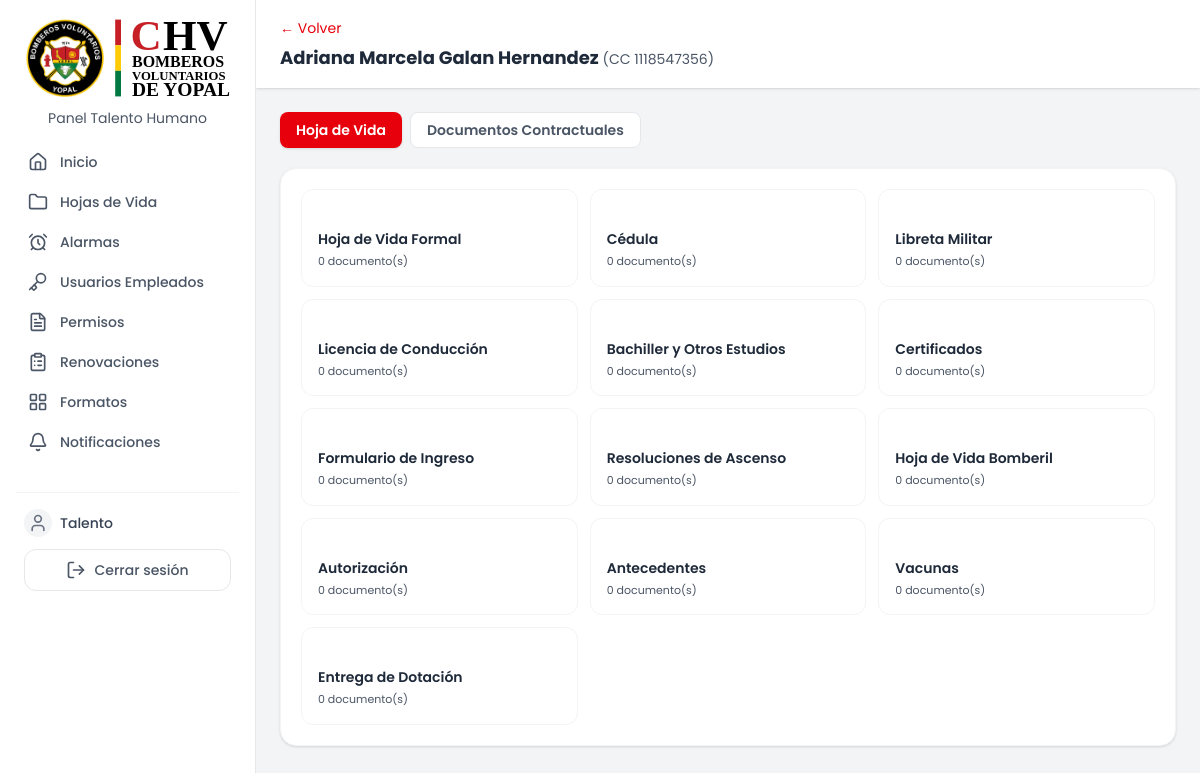
The app's page /public/libro.php?cedula=1118547356 (signed in), older data.
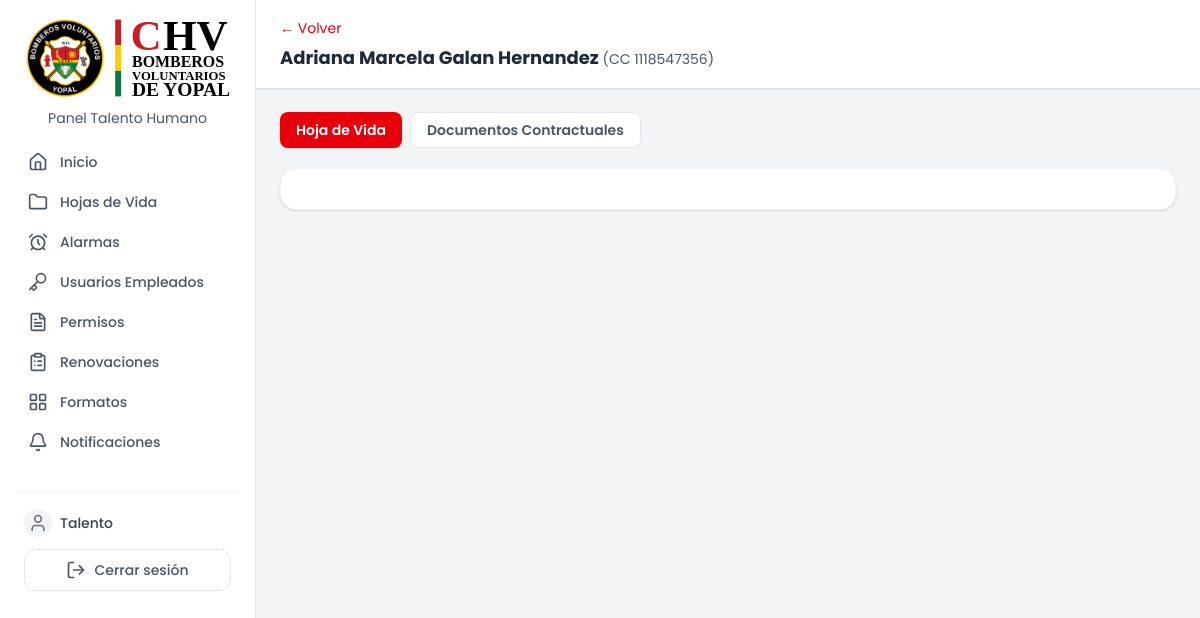
The same page, newer data.
### tables this page shows
CREATE TABLE `empleados` (
  `cedula` varchar(10) NOT NULL COMMENT 'Max 10 caracteres, permite extranjera alfanumérica',
  `lugar_expedicion` varchar(120) DEFAULT NULL COMMENT 'Municipio, Departamento (lista en public/assets/data/municipios.json)',
  `nombre` varchar(150) NOT NULL,
  `sexo` enum('F','M') DEFAULT NULL,
  `cargo` enum('Auxiliar en Talento Humano','Director de talento humano','Auxiliar de Extintores','Enfermero/a','Practicante Sena','Practicante Fundetec','Practicante otra entidad','Servicios Generales','Maquinista','Guardia','Recepcionista','Administrativo','Auxiliar administrativo','Director Académico','Director de negocios','Tecnico en soporte sistemas','Tecnico archivista','Coordinador SST','Auxiliar SST','Jefe de prensa','Contador','Auxiliar de contaduría','Almacenista','Supervisor','Coordinador de banda','Conductor de ambulancia','Aspirante','Voluntario','Secretario recaudador','Auxiliar de enfermería','Docente de banda marcial','PAMEC','Revisor(a) fiscal','Comandante de estación','Directora administrativa y financiera','Bombero integral') NOT NULL,
  `tipo_de_personal` enum('Bombero','Civil') DEFAULT NULL,
  `eps` enum('Sanitas','Nueva EPS','Capresoca','Salud Total') DEFAULT NULL,
  `pension` enum('Colfondos','Porvenir','Colpensiones','Protección','NA') DEFAULT NULL,
  `arl` enum('Positiva','SURA','Colmena','AXA Colpatria','Seguros Bolívar') DEFAULT NULL,
  `salario_basico` decimal(12,2) DEFAULT NULL,
  `es_bombero_integral` tinyint(1) DEFAULT 0,
  `tipo_jornada` enum('Turnos','Administrativa','Restringida') NOT NULL DEFAULT 'Administrativa' COMMENT 'Cómo se cuentan horas/días en permisos: Turnos (operativo), Administrativa (07:00-17:24) o Restringida (horario reducido)',
  `jornada_hora_entrada` time DEFAULT NULL COMMENT 'Solo si tipo_jornada = Restringida',
  `jornada_hora_salida` time DEFAULT NULL COMMENT 'Solo si tipo_jornada = Restringida',
  `tipo_de_contrato` enum('Fijo','Indefinido','OPS','SENA','OPS SEMY','No aplica') DEFAULT NULL,
  `fecha_inicio_contrato` date DEFAULT NULL,
  `fecha_fin_contrato` date DEFAULT NULL,
  `estado` enum('activo','no activo') DEFAULT 'activo',
  `celular` varchar(15) DEFAULT NULL COMMENT 'Numero de celular, validar 10 digitos',
  `correo` varchar(150) DEFAULT NULL,
  `fecha_nacimiento` date DEFAULT NULL COMMENT 'Para notificacion de cumpleaños',
  `created_at` timestamp NOT NULL DEFAULT current_timestamp(),
  `foto` varchar(255) DEFAULT NULL COMMENT 'Ruta relativa dentro de uploads/'
);

CREATE TABLE `bolsillos` (
  `id` int(11) NOT NULL,
  `cedula_empleado` varchar(10) NOT NULL,
  `seccion` enum('hoja_de_vida','documentos_contractuales') NOT NULL,
  `nombre` varchar(100) NOT NULL COMMENT 'slug interno, ej: certificados',
  `nombre_completo` varchar(150) NOT NULL COMMENT 'nombre visible, ej: Certificados',
  `orden` int(11) NOT NULL DEFAULT 0,
  `alarma_tipo` enum('1m','2m','6m','1a','custom') DEFAULT NULL,
  `alarma_fecha` date DEFAULT NULL,
  `alarma_activa` tinyint(1) DEFAULT 0,
  `alarma_valor` int(11) DEFAULT NULL COMMENT 'Cantidad numérica para alarma personalizada',
  `alarma_unidad` enum('dias','meses','anios') DEFAULT NULL COMMENT 'Unidad para alarma personalizada',
  `alarma_fecha_inicio` date DEFAULT NULL COMMENT 'Fecha desde la cual se cuenta el plazo',
  `alarma_dias_aviso` int(11) DEFAULT 35 COMMENT 'Días de anticipación para la alerta amarilla'
);

### includes/session.php (called while the page is built, shortened)
<?php
require_once __DIR__ . '/icon.php';
function csrfToken(): string {
    return $_SESSION['csrf_token'];
}

### includes/icon.php (called while the page is built, shortened)
<?php
function icon(string $nombre, string $clases = 'w-5 h-5'): string {
    static $cache = [];
    if (!isset($cache[$nombre])) {
        $ruta = __DIR__ . '/../public/assets/icons/' . $nombre . '.svg';
        $cache[$nombre] = file_get_contents($ruta);
    }
    $svg = $cache[$nombre];
    $svg = preg_replace('/class="[^"]*"/', 'class="' . htmlspecialchars($clases) . ' inline-block align-middle"', $svg, 1);
    return $svg;
}

### src/models/EmpleadoModel.php (called while the page is built, shortened)
<?php
class EmpleadoModel
{
    public static function obtenerPorCedula(string $cedula): ?array
    {
        $pdo = getPDO();
        $stmt = $pdo->prepare("SELECT * FROM empleados WHERE cedula = :cedula");
        $stmt->execute(['cedula' => $cedula]);
        $r = $stmt->fetch();
        return $r ?: null;
    }
}

### src/models/BolsilloModel.php (called while the page is built, shortened)
<?php
class BolsilloModel {
    public static function listarPorEmpleado(string $cedula): array {
        $pdo = getPDO();
        $stmt = $pdo->prepare("SELECT * FROM bolsillos WHERE cedula_empleado = :cedula ORDER BY seccion, orden ASC");
        $stmt->execute(['cedula' => $cedula]);
        return $stmt->fetchAll();
    }
    public static function calcularEstadoAlarma(array $bolsillo): string {
        if (empty($bolsillo['alarma_activa']) || empty($bolsillo['alarma_fecha'])) {
            return 'inactiva';
        }
        return 'vigente';
    }
}

### src/models/DocumentoModel.php (called while the page is built, shortened)
<?php
class DocumentoModel
{
    public static function listarPorBolsillo(int $bolsilloId): array
    {
        $pdo = getPDO();
        $stmt = $pdo->prepare("SELECT * FROM documentos WHERE bolsillo_id = :id ORDER BY orden ASC");
        $stmt->execute(['id' => $bolsilloId]);
        return $stmt->fetchAll();
    }
}

### public/libro.php (the view, shortened to what this page needs)
<?php
require_once __DIR__ . '/../includes/session.php';
require_once __DIR__ . '/../src/models/EmpleadoModel.php';
require_once __DIR__ . '/../src/models/BolsilloModel.php';
require_once __DIR__ . '/../src/models/DocumentoModel.php';
$esSoloLectura = ($_SESSION['superadmin_rol'] ?? '') === 'teniente';
$cedula = trim($_GET['cedula'] ?? '');
$empleado = EmpleadoModel::obtenerPorCedula($cedula);
$bolsillos = BolsilloModel::listarPorEmpleado($cedula);
$bolsillosPorSeccion = ['hoja_de_vida' => [], 'documentos_contractuales' => []];
foreach ($bolsillos as $b) {
    $b['documentos'] = DocumentoModel::listarPorBolsillo((int) $b['id']);
    $bolsillosPorSeccion[$b['seccion']][] = $b;
}
?>
<!DOCTYPE html>
<html lang="es">
<head>
    <?php require __DIR__ . '/../includes/head.php'; ?>
    <link rel="stylesheet" href="./assets/css/tailwind.css">
</head>
<body class="bg-gray-100 min-h-screen" data-solo-lectura="<?= $esSoloLectura ? '1' : '0' ?>"
    data-csrf="<?= htmlspecialchars(csrfToken()) ?>">
    <?php require __DIR__ . '/../includes/sidebar.php'; ?>
    <div class="md:ml-64 pt-14 md:pt-0">
        <header class="bg-white shadow px-6 py-4">
            <a href="./empleados.php" class="text-sm text-red-600 hover:underline">&larr; Volver</a>
            <h1 class="text-lg font-bold text-gray-800 mt-1">
                <?= htmlspecialchars($empleado['nombre']) ?>
                <span class="text-sm font-normal text-gray-600">(CC <?= htmlspecialchars($cedula) ?>)</span>
            </h1>
        </header>
        <main class="p-4 sm:p-6 max-w-6xl mx-auto">
            <div class="flex flex-wrap items-center gap-2 mb-5">
                <button onclick="cambiarSeccion('hoja_de_vida')" id="tab-hoja_de_vida"
                    class="tab-seccion h-9 px-4 rounded-lg font-semibold text-sm bg-red-600 text-white shadow-sm transition">
                    Hoja de Vida
                </button>
                <button onclick="cambiarSeccion('documentos_contractuales')" id="tab-documentos_contractuales"
                    class="tab-seccion h-9 px-4 rounded-lg font-semibold text-sm bg-white text-gray-600 border border-gray-200 hover:bg-gray-50 transition">
                    Documentos Contractuales
                </button>
            </div>
            <div class="bg-white rounded-2xl shadow-sm border border-gray-100 overflow-hidden">
                <?php foreach (['hoja_de_vida', 'documentos_contractuales'] as $seccion): ?>
                    <div id="seccion-<?= $seccion ?>"
                        class="seccion-contenido <?= $seccion !== 'hoja_de_vida' ? 'hidden' : '' ?>">
                        <div class="p-4 md:p-5">
                            <div class="grid grid-cols-1 md:grid-cols-3 gap-3">
                                <?php foreach ($bolsillosPorSeccion[$seccion] as $bolsillo): ?>
                                    <?php
                                    $totalDocs = count($bolsillo['documentos']);
                                    $estadoAlarma = BolsilloModel::calcularEstadoAlarma($bolsillo);
                                    ?>
                                    <button id="bolsilloBtn-<?= $bolsillo['id'] ?>"
                                        onclick="abrirBolsilloPorId(<?= $bolsillo['id'] ?>)" class="text-left rounded-xl p-4 transition relative border
                                <?= $estadoAlarma === 'vencida'
                                    ? 'border-red-200 bg-red-50 hover:bg-red-50'
                                    : ($estadoAlarma === 'proxima'
                                        ? 'border-amber-200 bg-amber-50 hover:bg-amber-50'
                                        : 'border-gray-100 bg-white hover:bg-gray-50') ?>">
                                        <span id="bolsilloEstadoLabel-<?= $bolsillo['id'] ?>"
                                            class="text-[11px] font-semibold block min-h-[17px]">
                                        </span>
                                        <p class="text-sm font-semibold text-gray-800 mt-1.5 truncate">
                                            <?= htmlspecialchars($bolsillo['nombre_completo']) ?>
                                        </p>
                                        <p class="text-[11px] text-gray-600 mt-1">
                                            <?= $totalDocs ?> documento(s)
                                        </p>
                                    </button>
                                <?php endforeach; ?>
                            </div>
                        </div>
                    </div>
                <?php endforeach; ?>
            </div>
        </main>
    </div>
</body>
</html>

### includes/head.php (shortened to what this page needs)
<?php
$chvLoadingCss = __DIR__ . '/../public/assets/css/loading.css';
?>
<link rel="stylesheet" href="./assets/css/loading.css?v=<?= (int) @filemtime($chvLoadingCss) ?>">

### includes/sidebar.php (shortened to what this page needs)
<?php
$paginaActual = basename($_SERVER['PHP_SELF']);
$rolActual = $_SESSION['superadmin_rol'] ?? '';
if ($rolActual === 'teniente') {
    $linksSidebar = [
        ['url' => '/chvb/public/dashboard.php', 'label' => 'Inicio', 'icon' => 'home'],
        ['url' => '/chvb/public/empleados.php', 'label' => 'Hojas de Vida', 'icon' => 'folder'],
        ['url' => '/chvb/public/permisos_th.php', 'label' => 'Permisos', 'icon' => 'file-text'],
    ];
} else {
    $linksSidebar = [
        ['url' => '/chvb/public/dashboard.php', 'label' => 'Inicio', 'icon' => 'home'],
        ['url' => '/chvb/public/empleados.php', 'label' => 'Hojas de Vida', 'icon' => 'folder'],
        ['url' => '/chvb/public/alarmas.php', 'label' => 'Alarmas', 'icon' => 'alarm-clock'],
        ['url' => '/chvb/public/usuarios_empleados.php', 'label' => 'Usuarios Empleados', 'icon' => 'key'],
    ];
    if (in_array($rolActual, ['superadmin_talento_humano','auxiliar_talento_humano'], true)) {
        $linksSidebar[] = ['url' => '/chvb/public/permisos_th.php', 'label' => 'Permisos', 'icon' => 'file-text'];
        $linksSidebar[] = ['url' => '/chvb/public/renovaciones.php', 'label' => 'Renovaciones', 'icon' => 'clipboard-list'];
        $linksSidebar[] = ['url' => '/chvb/public/formatos.php', 'label' => 'Formatos', 'icon' => 'layout-grid'];
        $linksSidebar[] = [
            'url' => '/chvb/public/notificaciones.php',
            'label' => 'Notificaciones',
            'icon' => 'bell',
            'esNotificaciones' => true,
        ];
    }
}
?>
<aside id="sidebarMovil" class="w-64 bg-white border-r border-gray-200 p-4 fixed inset-y-0 left-0 z-40 overflow-y-auto
           -translate-x-full md:translate-x-0 transition-transform duration-200">
    <div class="flex items-center justify-between mb-4 px-2">
        <div>
            <div>
                <img src="/chvb/public/assets/img/logo_chv_svg.svg" alt="Logo" class="w-100">
            </div>
            <p class="text-sm text-center pt-2 text-gray-600">Panel Talento Humano</p>
        </div>
    </div>
    <nav class="space-y-1">
        <?php foreach ($linksSidebar as $link): ?>
            <?php $activo = $paginaActual === basename($link['url']); ?>
            <a href="<?= $link['url'] ?>" class="flex items-center gap-3 px-3 py-2 rounded-xl text-sm font-medium transition
                <?= $activo ? 'bg-red-600 text-white' : 'text-gray-600 hover:bg-gray-100' ?>">
                <?= icon($link['icon'], 'w-5 h-5') ?>
                <span class="flex-1"><?= $link['label'] ?></span>
            </a>
        <?php endforeach; ?>
    </nav>
   <div class="mt-8 pt-4 border-t border-gray-100 px-2">
    <div class="flex items-center gap-2 min-w-0">
        <div class="w-7 h-7 rounded-full bg-gray-100 flex items-center justify-center text-gray-500 flex-shrink-0">
            <?= icon('user', 'w-5 h-5')?>
        </div>
        <p class="text-sm font-medium text-gray-700 truncate">
            <?= htmlspecialchars($_SESSION['superadmin_username']?? '')?>
        </p>
    </div>
    <form method="post" action="/chvb/public/logout.php" class="mt-3">
        <button type="submit"
            class="flex w-full items-center justify-center gap-2 rounded-xl border border-gray-200 bg-white px-3 py-2.5 text-sm font-medium text-gray-600 hover:bg-red-50 hover:text-red-600 hover:border-red-200 transition">
            <?= icon('log-out', 'w-5 h-5')?> Cerrar sesión
        </button>
    </form>
</div>
</aside>

### public/assets/css/loading.css (style rules this page uses)
:root { --chv-loading-color: #dc2626; --chv-overlay-bg: rgba(17, 24, 39, 0.45); }

Row changes from the older to the newer data that the page shows:
removed bolsillos: nombre_completo "Hoja de Vida Formal", totalDocs "0"
removed bolsillos: nombre_completo "Cédula", totalDocs "0"
removed bolsillos: nombre_completo "Libreta Militar", totalDocs "0"
removed bolsillos: nombre_completo "Licencia de Conducción", totalDocs "0"
removed bolsillos: nombre_completo "Bachiller y Otros Estudios", totalDocs "0"
removed bolsillos: nombre_completo "Certificados", totalDocs "0"
removed bolsillos: nombre_completo "Formulario de Ingreso", totalDocs "0"
removed bolsillos: nombre_completo "Resoluciones de Ascenso", totalDocs "0"
removed bolsillos: nombre_completo "Hoja de Vida Bomberil", totalDocs "0"
removed bolsillos: nombre_completo "Autorización", totalDocs "0"
removed bolsillos: nombre_completo "Antecedentes", totalDocs "0"
removed bolsillos: nombre_completo "Vacunas", totalDocs "0"
removed bolsillos: nombre_completo "Entrega de Dotación", totalDocs "0"
